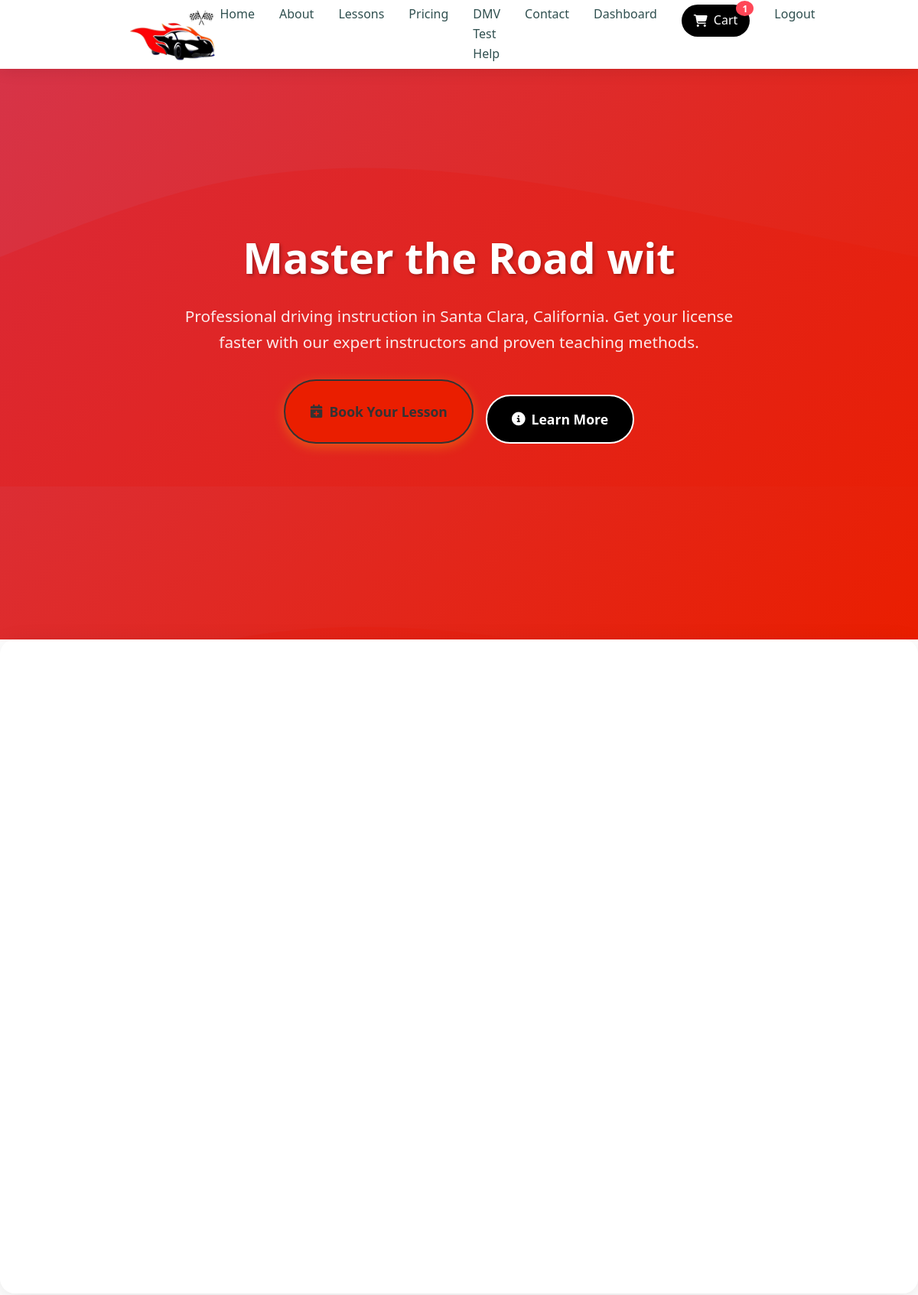
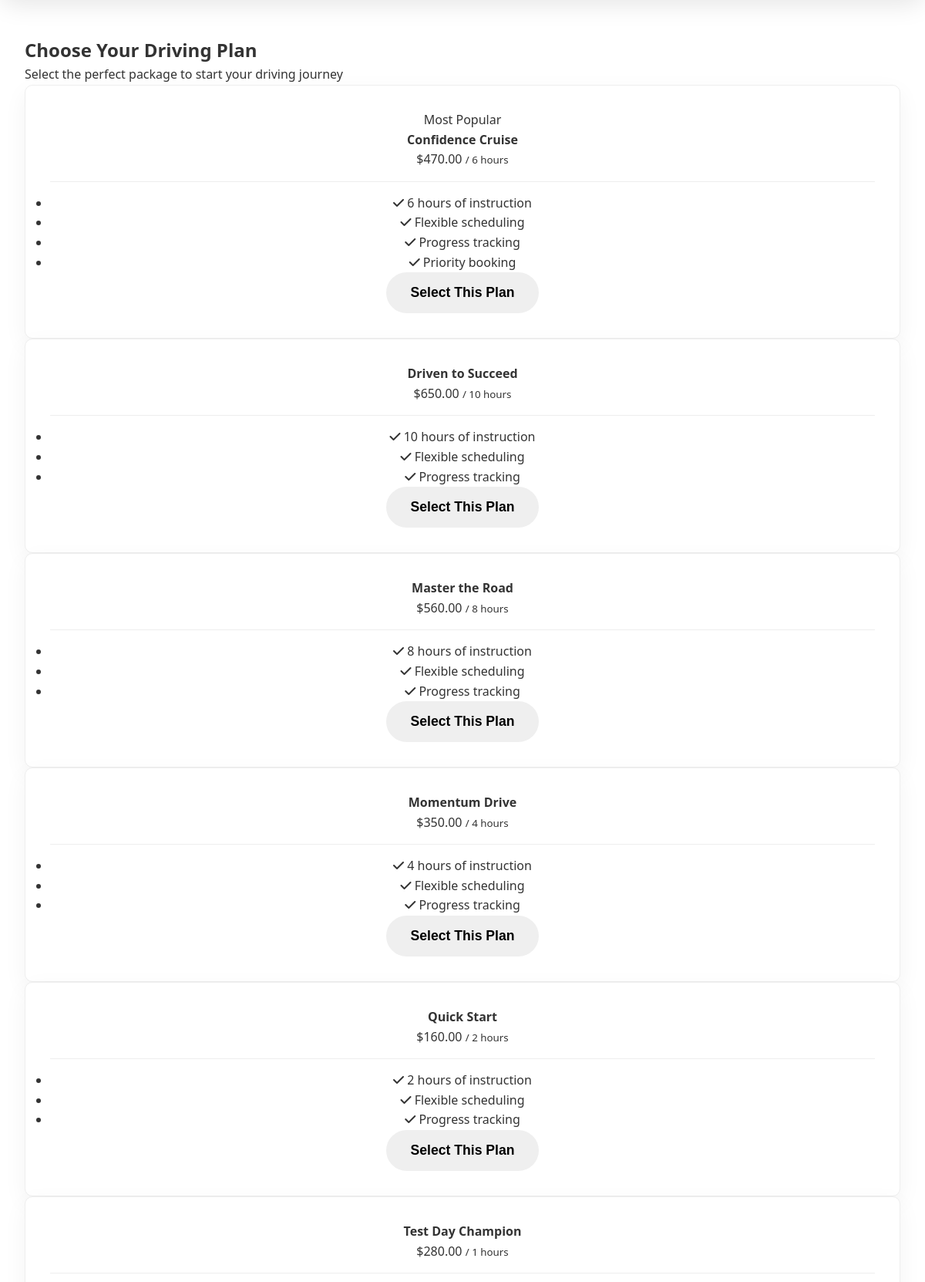
Screenshot of /plan-selection/ (signed in, upper part) with the database file from the repository (2 pictures, top to bottom).
### drivingschool/models.py (models this page shows, shortened)
class Cart(models.Model):
    student = models.OneToOneField(Student, on_delete=models.CASCADE)
    created_at = models.DateTimeField(auto_now_add=True)
    updated_at = models.DateTimeField(auto_now=True)

class LessonPlan(models.Model):
    PACKAGE_TYPE_CHOICES = [
        ('standard', 'Standard Package'),
        ('specialized', 'Specialized Package'),
    ]
    name = models.CharField(max_length=100)
    slug = models.SlugField(max_length=100, help_text="URL-friendly name for the plan", blank=True)
    description = models.TextField(help_text="Brief description of the package", default="Professional driving instruction package")
    hours = models.IntegerField()
    price = models.DecimalField(max_digits=8, decimal_places=2)
    original_price = models.DecimalField(max_digits=8, decimal_places=2, null=True, blank=True, help_text="Original price before discount")
    is_popular = models.BooleanField(default=False)
    includes_test = models.BooleanField(default=False)
    package_type = models.CharField(max_length=20, choices=PACKAGE_TYPE_CHOICES, default='standard')
    display_order = models.PositiveIntegerField(default=0, help_text="Order in which to display the plan")
    is_active = models.BooleanField(default=True, help_text="Whether this plan is currently available")
    class Meta:
        ordering = ['display_order', 'name']

### drivingschool/views.py (the view)
# urls.py: path('plan-selection/', views.plan_selection, name='plan_selection'),
@login_required
def plan_selection(request):
    if not hasattr(request.user, 'student'):
        try:
            Student.objects.create(user=request.user)
        except Exception as e:
            messages.error(request, 'Unable to create student profile. Please contact support.')
            return redirect('home')
    plans = LessonPlan.objects.all()
    if request.method == 'POST':
        plan_id = request.POST.get('plan_id')
        if plan_id:
            return redirect('purchase_plan', plan_id=plan_id)
    selected_plan_name = request.session.get('selected_plan_name', None)
    if 'selected_plan_name' in request.session:
        del request.session['selected_plan_name']
    return render(request, 'plan_selection.html', {
        'plans': plans,
        'selected_plan_name': selected_plan_name
    })

### templates/plan_selection.html (shortened to what this page needs)
{% extends 'base.html' %}
{% block content %}
<div class="container mt-5">
    <div class="row justify-content-center">
        <div class="col-md-10">
            <div class="text-center mb-5">
                <h2>Choose Your Driving Plan</h2>
                <p class="lead text-muted">Select the perfect package to start your driving journey</p>
            </div>
            <form method="post">
                <div class="row">
                    {% for plan in plans %}
                    <div class="col-md-4 mb-4">
                        <div class="card h-100 plan-card{% if selected_plan_name and plan.name == selected_plan_name %} selected{% endif %}" data-plan-id="{{ plan.id }}">
                            {% if plan.is_popular %}
                            <div class="card-header bg-primary text-white text-center">
                                <span class="badge badge-light">Most Popular</span>
                            </div>
                            {% endif %}
                            <div class="card-body text-center">
                                <h4 class="card-title">{{ plan.name }}</h4>
                                <div class="price mb-3">
                                    <span class="h2 text-primary">${{ plan.price }}</span>
                                    <small class="text-muted">/ {{ plan.hours }} hours</small>
                                </div>
                                <ul class="list-unstyled">
                                    <li><i class="fas fa-check text-success"></i> {{ plan.hours }} hours of instruction</li>
                                    <li><i class="fas fa-check text-success"></i> Flexible scheduling</li>
                                    <li><i class="fas fa-check text-success"></i> Progress tracking</li>
                                    {% if plan.is_popular %}
                                    <li><i class="fas fa-check text-success"></i> Priority booking</li>
                                    {% endif %}
                                </ul>
                            </div>
                            <div class="card-footer">
                                <button type="button" class="btn btn-outline-primary btn-block select-plan-btn{% if selected_plan_name and plan.name == selected_plan_name %} selected{% endif %}" data-plan-id="{{ plan.id }}">
                                    {% if selected_plan_name and plan.name == selected_plan_name %}
                                        ✓ Selected Plan
                                    {% else %}
                                        Select This Plan
                                    {% endif %}
                                </button>
                            </div>
                        </div>
                    </div>
                    {% endfor %}
                </div>
            </form>
        </div>
    </div>
</div>
{% endblock %}

### templates/base.html (shortened to what this page needs)
{% load static %}
<!DOCTYPE html>
<html lang="en">
<head>
  <link rel="stylesheet" href="https://cdnjs.cloudflare.com/ajax/libs/font-awesome/6.4.0/css/all.min.css"/>
  <link rel="stylesheet" href="{% static 'css/style1.css' %}"/>
</head>
<body>
    <header class="header" id="header">
        <nav class="nav-container">
            <img src="{% static 'images/logo_success.png' %}" height="80px" alt="Success with Us Logo">
            <ul class="nav-menu" id="nav-menu">
                <li><a href="{% url 'home' %}">Home</a></li>
                <li><a href="{% url 'about' %}">About</a></li>
                <li><a href="{% url 'lessons' %}">Lessons</a></li>
                <li><a href="{% url 'pricing' %}">Pricing</a></li>
                <li><a href="{% url 'dmv_test_help' %}">DMV Test Help</a></li>
                <li><a href="{% url 'contact' %}">Contact</a></li>
                {% if user.is_authenticated %}
                    <li><a href="{% url 'dashboard' %}">Dashboard</a></li>
                    <li>
                        <a href="{% url 'view_cart' %}" class="cart-link">
                            <i class="fas fa-shopping-cart"></i>
                            Cart
                            {% if user.student.cart.cartitem_set.count > 0 %}
                                <span class="cart-count">{{ user.student.cart.cartitem_set.count }}</span>
                            {% endif %}
                        </a>
                    </li>
                    <li><a href="{% url 'logout' %}">Logout</a></li>
                {% else %}
                    <li><a href="{% url 'register' %}" >Get Started</a></li>
                    <li><a href="{% url 'login' %}">Login</a></li>
                {% endif %}
            </ul>
        </nav>
    </header>
    {% block hero %}
    <section class="hero" id="home">
        <div class="hero-content">
            <h1>Master the Road with Confidence</h1>
            <p>Professional driving instruction in Santa Clara, California. Get your license faster with our expert instructors and proven teaching methods.</p>
            <div class="cta-buttons">
                {% if user.is_authenticated %}
                <a href="{% url 'booking_page' %}" class="btn btn-primary">
                    <i class="fas fa-calendar-plus"></i>
                    Book Your Lesson
                </a>
                {% else %}
                <a href="{% url 'register' %}?next={% url 'pricing' %}" class="btn btn-primary">
                    <i class="fas fa-calendar-plus"></i>
                    Book Your Lesson
                </a>
                {% endif %}
                <a href="{% url 'about' %}" class="btn btn-secondary">
                    <i class="fas fa-info-circle"></i>
                    Learn More
                </a>
            </div>
        </div>
    </section>
    {% endblock %}
    {% block features %}
    <section class="features" id="services">
        <div class="container">
            <div class="features-grid">
            </div>
        </div>
    </section>
    {% endblock %}
    {% block content %}{% endblock %}
</body>
</html>

### static/css/style1.css (style rules this page uses)
* { margin: 0; padding: 0; box-sizing: border-box; }
body { font-family: 'Segoe UI', Tahoma, Geneva, Verdana, sans-serif; line-height: 1.6; color: #333; overflow-x: hidden; }
.header { position: fixed; top: 0; width: 100%; box-shadow: 0 2px 20px rgba(0,0,0,0.1); z-index: 1000; transition: all 0.3s ease; background-color: white; }
.nav-container { max-width: 77%; margin: 0 auto; display: flex; justify-content: space-between; align-items: center; padding: 0.3rem 2rem; position: relative; }
.nav-menu { display: flex; list-style: none; gap: 2rem; }
.nav-menu a { color: darkslategrey; text-decoration: none; font-weight: 500; transition: all 0.3s ease; position: relative; }
.nav-menu a::after { content: ''; position: absolute; bottom: -5px; left: 0; width: 0; height: 2px; background: #ffd700; transition: width 0.3s ease; }
.hero { height: 100vh; display: flex; align-items: center; justify-content: center; text-align: center; color: white; position: relative; margin-top: 3%; }
.hero-content { max-width: 800px; padding: 2rem; animation: fadeInUp 1s ease-out; }
.hero h1 { font-size: 3.5rem; margin-bottom: 1rem; font-weight: 700; text-shadow: 2px 2px 4px rgba(0,0,0,0.3); }
.hero p { font-size: 1.3rem; margin-bottom: 2rem; opacity: 0.9; }
.cta-buttons { display: flex; gap: 1rem; justify-content: center; flex-wrap: wrap; }
.btn { padding: 1rem 2rem; border: none; border-radius: 50px; font-size: 1.1rem; font-weight: 600; text-decoration: none; cursor: pointer; transition: all 0.3s ease; display: inline-flex; align-items: center; gap: 0.5rem; }
.btn-primary { background: linear-gradient(45deg, #ffd700, #ffed4e); background:#EA1E00; color: #333; box-shadow: 0 4px 15px rgba(255, 215, 0, 0.3); border: 2px solid; }
.btn-secondary { background: black; color: white; border: 2px solid white; margin-top: 20px; }
.features { padding: 6rem 0; background: #f8f9fa; border-top: 1px solid rgba(255, 255, 255, 0.2); border-bottom: 1px solid rgba(255, 255, 255, 0.2); }
.features { background: rgba(255, 255, 255, 0.8); backdrop-filter: blur(20px); -webkit-backdrop-filter: blur(20px); padding: 2rem; border-radius: 20px; border: 1px solid rgba(255, 255, 255, 0.3); box-shadow: 0 8px 32px rgba(0, 0, 0, 0.1); margin-bottom: 3rem; text-align: center; }
.container { max-width: 1200px; margin: 0 auto; padding: 0 2rem; }
.features-grid { display: grid; grid-template-columns: repeat(auto-fit, minmax(300px, 1fr)); gap: 2rem; }
.plan-card { background: white; border-radius: 10px; overflow: hidden; box-shadow: 0 10px 30px rgba(0, 0, 0, 0.05); transition: all 0.3s ease; position: relative; border: 1px solid #eee; padding: 2rem; text-align: center; display: flex; flex-direction: column; height: 100%; }
.cart-link { position: relative; display: inline-flex; align-items: center; gap: 0.5rem; color: white !important; text-decoration: none; padding: 0.5rem 1rem; border-radius: 25px; transition: all 0.3s ease; background: black ; }
.cart-count { background: #ff4757; color: white; border-radius: 50%; padding: 0.2rem 0.5rem; font-size: 0.75rem; font-weight: bold; min-width: 20px; height: 20px; display: flex; align-items: center; justify-content: center; position: absolute; top: -5px; right: -5px; animation: pulse 2s infinite; }

### templates/plan_selection.html (style rules this page uses)
.plan-card { transition: all 0.3s ease; cursor: pointer; }
.price { border-bottom: 1px solid #eee; padding-bottom: 15px; margin-bottom: 15px; }
.select-plan-btn { transition: all 0.3s ease; }

### rows the page displays
LessonPlan: is_popular "Most Popular", name "Confidence Cruise", price "470.00", hours "6", shows "Select This Plan"
LessonPlan: name "Driven to Succeed", price "650.00", hours "10", shows "Select This Plan"
LessonPlan: name "Master the Road", price "560.00", hours "8", shows "Select This Plan"
LessonPlan: name "Momentum Drive", price "350.00", hours "4", shows "Select This Plan"
LessonPlan: name "Quick Start", price "160.00", hours "2", shows "Select This Plan"
LessonPlan: name "Test Day Champion", price "280.00", hours "1"

### other values shown
{{ user.student.cart.cartitem_set.count }} "1"
